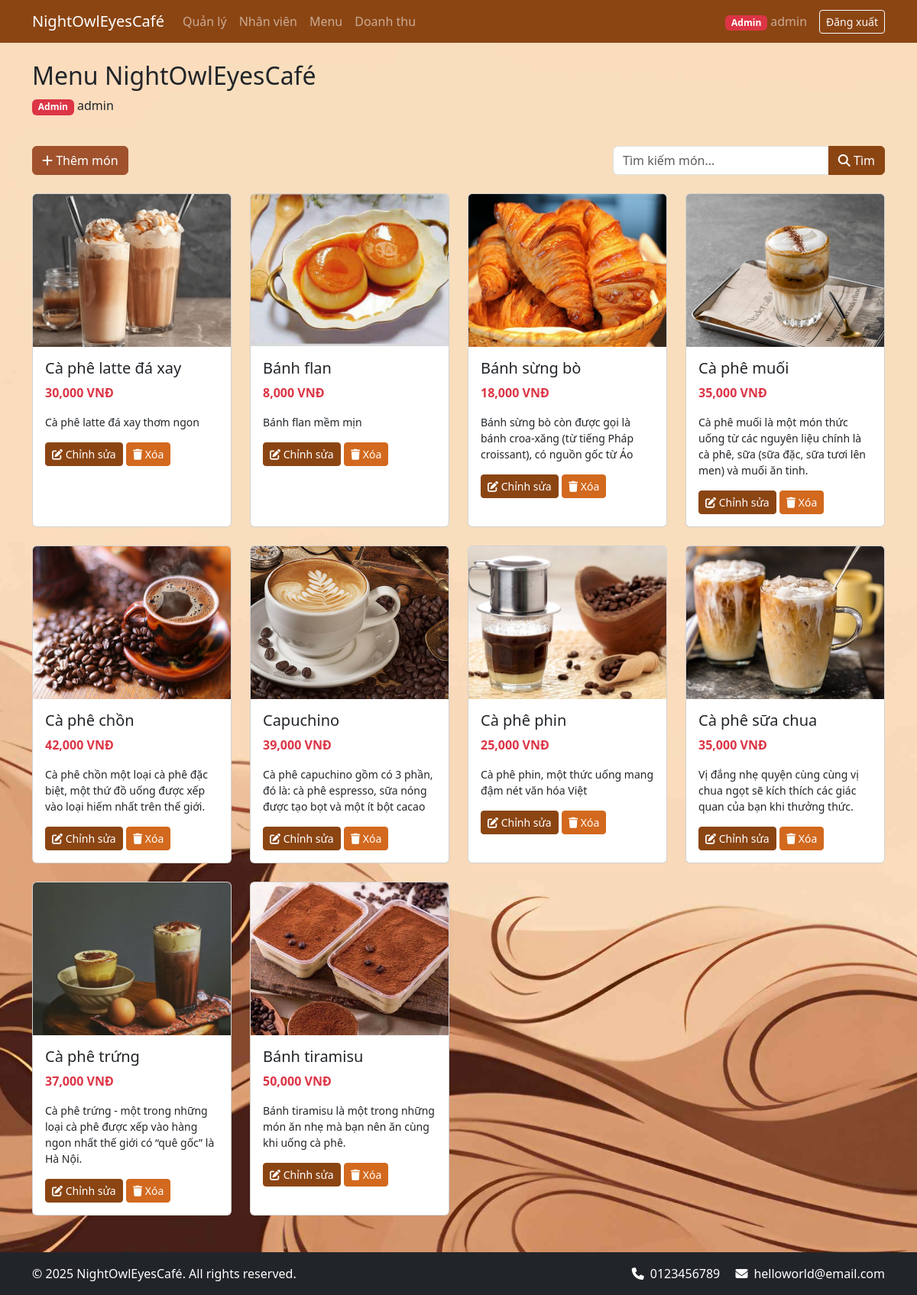
The app's page /danhsach (signed in) with its own data.
### tables this page shows
CREATE TABLE IF NOT EXISTS `menu` (
  `id` int NOT NULL AUTO_INCREMENT,
  `name` varchar(100) NOT NULL,
  `price` decimal(10,2) NOT NULL,
  `description` text,
  `image` varchar(255) DEFAULT NULL,
  `created_at` timestamp NULL DEFAULT CURRENT_TIMESTAMP,
  PRIMARY KEY (`id`)
);

### controllers/BaseController.php (called while the page is built, shortened)
<?php
class BaseController {
    public function __construct() {
        $database = new Database();
        $this->db = $database->getConnection();
    }
    protected function render($view, $data = []) {
        extract($data);
        include_once 'views/layouts/header.php';
        include_once "views/$view.php";
        include_once 'views/layouts/footer.php';
    }
}
?>

### controllers/MenuController.php (called while the page is built, shortened)
<?php
class MenuController extends BaseController {
    public function index() {
        $searchTerm = $_GET['search'] ?? '';
        if (!empty($searchTerm)) {
            $query = "SELECT * FROM menu WHERE name LIKE :searchTerm ORDER BY id ASC";
            $stmt = $this->db->prepare($query);
            $stmt->bindValue(':searchTerm', "%$searchTerm%");
        } else {
            $query = "SELECT * FROM menu ORDER BY id ASC";
            $stmt = $this->db->prepare($query);
        }
        $stmt->execute();
        $menuItems = $stmt->fetchAll(PDO::FETCH_ASSOC);
        $userRole = $_SESSION['user_role'] ?? '';
        $staffId = $_SESSION['staff_id'] ?? '';
        $username = $_SESSION['username'] ?? '';
        $staffName = '';
        $this->render('danhsach', [
            'menuItems' => $menuItems,
            'userRole' => $userRole,
            'staffId' => $staffId,
            'username' => $username,
            'staffName' => $staffName
        ]);
    }
}
?>

### config/database.php (called while the page is built, shortened)
<?php
class Database {
    private $host = DB_HOST;
    private $db_name = DB_NAME;
    private $username = DB_USER;
    private $password = DB_PASS;
    public function getConnection() {
        $this->conn = null;
        try {
            $this->conn = new PDO("mysql:host=" . $this->host . ";dbname=" . $this->db_name, $this->username, $this->password);
            $this->conn->setAttribute(PDO::ATTR_ERRMODE, PDO::ERRMODE_EXCEPTION);
            $this->conn->exec("set names utf8");
        } catch(PDOException $e) {
            echo "Connection error: " . $e->getMessage();
        }
        return $this->conn;
    }
}
?>

### views/danhsach.php (the view, shortened to what this page needs)
<div class="row">
    <div class="col-12 mb-4">
        <h2>Menu <?= APP_NAME ?></h2>
        <p>
            <?php if ($userRole === 'admin'): ?>
                <span class="badge bg-danger">Admin</span> <?= $username ?>
            <?php else: ?>
                <span class="badge bg-primary">Nhân viên</span> <?= $staffName ?> (<?= $staffId ?>)
            <?php endif; ?>
        </p>
    </div>
</div>
<div class="row mb-4">
    <div class="col-md-8">
        <?php if ($userRole === 'admin'): ?>
            <button type="button" class="btn btn-success" data-bs-toggle="modal" data-bs-target="#addMenuModal">
                <i class="fas fa-plus"></i> Thêm món
            </button>
        <?php endif; ?>
    </div>
    <div class="col-md-4">
        <form action="<?= BASE_URL ?>/danhsach" method="GET" class="input-group">
            <input type="text" class="form-control" name="search" value="<?= htmlspecialchars($_GET['search'] ?? '') ?>" placeholder="Tìm kiếm món...">
            <button class="btn btn-primary" type="submit">
                <i class="fas fa-search"></i> Tìm
            </button>
        </form>
    </div>
</div>
<?php if ($userRole === 'admin'): ?>
<div class="row" id="menuContainer">
    <?php foreach ($menuItems as $item): ?>
    <div class="col-md-3 mb-4 menu-item-card" data-name="<?= strtolower(htmlspecialchars($item['name'])) ?>">
        <div class="card menu-item">
            <img src="<?= BASE_URL ?>/<?= !empty($item['image']) ? 'uploads/menu/' . htmlspecialchars($item['image']) : 'https://via.placeholder.com/300x200?text=No+Image' ?>" class="card-img-top menu-image" alt="<?= htmlspecialchars($item['name']) ?>">
            <div class="card-body">
                <h5 class="card-title"><?= htmlspecialchars($item['name']) ?></h5>
                <p class="card-text text-danger fw-bold"><?= number_format($item['price']) ?> VNĐ</p>
                <p class="card-text small"><?= htmlspecialchars($item['description']) ?></p>
                <a href="<?= BASE_URL ?>/menu/edit?id=<?= $item['id'] ?>" class="btn btn-primary btn-sm">
                    <i class="fas fa-edit"></i> Chỉnh sửa
                </a>
                <form action="<?= BASE_URL ?>/menu/delete" method="POST" class="d-inline"
                      onsubmit="return confirm('Bạn có chắc chắn muốn xóa món này?')">
                    <button type="submit" class="btn btn-danger btn-sm">
                        <i class="fas fa-trash"></i> Xóa
                    </button>
                </form>
            </div>
        </div>
    </div>
    <?php endforeach; ?>
</div>
<?php endif; ?>

### index.php (shortened to what this page needs)
<?php
require_once 'config/database.php';
require_once 'controllers/BaseController.php';
require_once 'controllers/MenuController.php';
$request = $_SERVER['REQUEST_URI'];
$request = str_replace(BASE_URL, '', $request);
$request = strtok($request, '?');
if (array_key_exists($request, $routes)) {
    $route = $routes[$request];
    $actionName = $route['action'];
    $controller = new $controllerName();
    $controller->$actionName();
} else if ($request === '/setup/database') {
    $controller = new OrderController();
    $controller->setupDatabase();
} else {
    echo '404 Not Found';
}
?>

### views/layouts/header.php (shortened to what this page needs)
<!DOCTYPE html>
<html lang="vi">
<head>
    <link rel="stylesheet" href="https://cdn.jsdelivr.net/npm/bootstrap@5.3.0/dist/css/bootstrap.min.css">
    <link rel="stylesheet" href="https://cdnjs.cloudflare.com/ajax/libs/font-awesome/6.4.0/css/all.min.css">
</head>
<body>
    <nav class="navbar navbar-expand-lg navbar-dark bg-dark fixed-top">
        <div class="container">
            <a class="navbar-brand" href="<?= BASE_URL ?>/"><?= APP_NAME ?></a>
            <div class="collapse navbar-collapse" id="navbarNav">
                <ul class="navbar-nav me-auto">
                    <?php if (isset($_SESSION['user_role']) && $_SESSION['user_role'] === 'admin'): ?>
                        <li class="nav-item">
                            <a class="nav-link" href="<?= BASE_URL ?>/quanly">Quản lý</a>
                        </li>
                        <li class="nav-item">
                            <a class="nav-link" href="<?= BASE_URL ?>/nhanvien">Nhân viên</a>
                        </li>
                        <li class="nav-item">
                            <a class="nav-link" href="<?= BASE_URL ?>/danhsach">Menu</a>
                        </li>
                        <li class="nav-item">
                            <a class="nav-link" href="<?= BASE_URL ?>/doanhthu">Doanh thu</a>
                        </li>
                    <?php endif; ?>
                </ul>
                <?php if (isset($_SESSION['user_id'])): ?>
                    <div class="navbar-text me-3">
                        <?php if ($_SESSION['user_role'] === 'admin'): ?>
                            <span class="badge bg-danger">Admin</span>
                        <?php else: ?>
                            <span class="badge bg-primary">Nhân viên</span>
                        <?php endif; ?>
                        <?= $_SESSION['username'] ?>
                    </div>
                    <a href="<?= BASE_URL ?>/logout" class="btn btn-outline-light btn-sm">Đăng xuất</a>
                <?php endif; ?>
            </div>
        </div>
    </nav>
    <div class="content container py-4">

### views/layouts/footer.php (shortened to what this page needs)
</div>
    <footer class="bg-dark text-white py-3">
        <div class="container">
            <div class="row">
                <div class="col-md-6">
                    <p class="mb-0">&copy; <?= date('Y') ?> <?= APP_NAME ?>. All rights reserved.</p>
                </div>
                <div class="col-md-6 text-md-end">
                    <p class="mb-0">
                        <i class="fas fa-phone me-2"></i><?= CAFE_PHONE ?>
                        <i class="fas fa-envelope ms-3 me-2"></i><?= CAFE_EMAIL ?>
                    </p>
                </div>
            </div>
        </div>
    </footer>
</body>
</html>

### records on screen
menu: image (picture), name "Cà phê latte đá xay", price "30,000", description "Cà phê latte đá xay thơm ngon"
menu: image (picture), name "Bánh flan", price "8,000", description "Bánh flan mềm mịn"
menu: image (picture), name "Bánh sừng bò", price "18,000", description "Bánh sừng bò còn được gọi là bánh croa-xăng (từ tiếng Pháp croissant), có nguồn gốc từ Áo"
menu: image (picture), name "Cà phê muối", price "35,000", description "Cà phê muối là một món thức uống từ các nguyên liệu chính là cà phê, sữa (sữa đặc, sữa tươi lên men) và muối ăn tinh."
menu: image (picture), name "Cà phê chồn", price "42,000", description "Cà phê chồn một loại cà phê đặc biệt, một thứ đồ uống được xếp vào loại hiếm nhất trên thế giới."
menu: image (picture), name "Capuchino", price "39,000", description "Cà phê capuchino gồm có 3 phần, đó là: cà phê espresso, sữa nóng được tạo bọt và một ít bột cacao"
menu: image (picture), name "Cà phê phin", price "25,000", description "Cà phê phin, một thức uống mang đậm nét văn hóa Việt"
menu: image (picture), name "Cà phê sữa chua", price "35,000", description "Vị đắng nhẹ quyện cùng cùng vị chua ngọt sẽ kích thích các giác quan của bạn khi thưởng thức."
menu: image (picture), name "Cà phê trứng", price "37,000", description "Cà phê trứng - một trong những loại cà phê được xếp vào hàng ngon nhất thế giới có “quê gốc” là Hà Nội."
menu: image (picture), name "Bánh tiramisu", price "50,000", description "Bánh tiramisu là một trong những món ăn nhẹ mà bạn nên ăn cùng khi uống cà phê."

### other values on screen
APP_NAME "NightOwlEyesCafé"
$_SESSION['username'] "admin"
$username "admin"
CAFE_PHONE "0123456789"
CAFE_EMAIL "helloworld@email.com"
